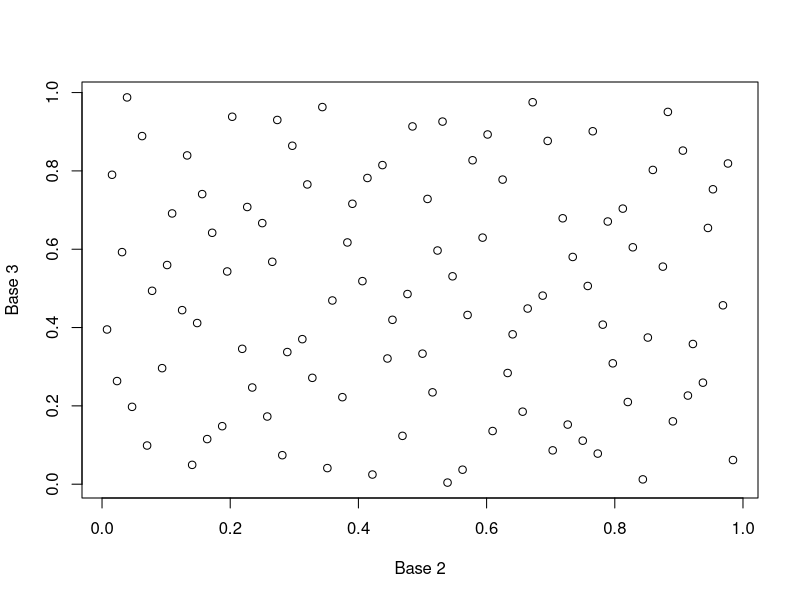
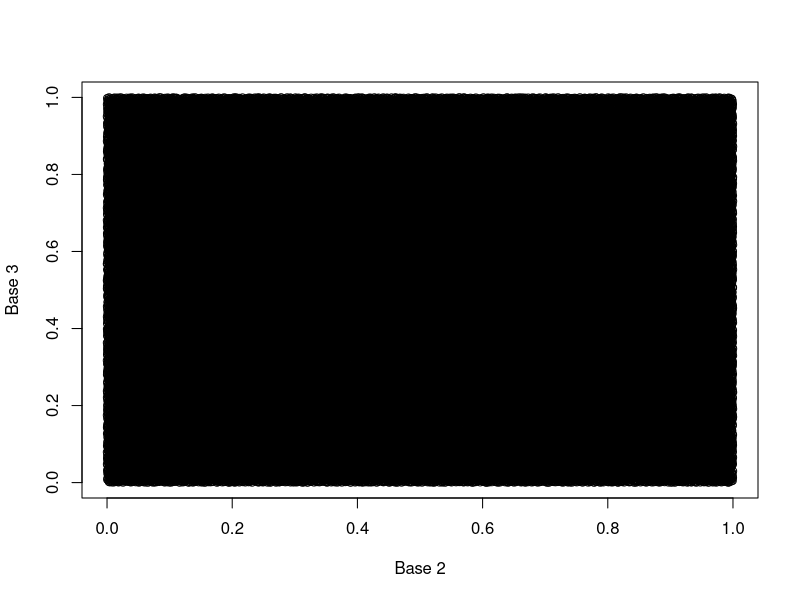

Recreate these plots in R, in order.
vanDerCorput<-function(n,base){
	sum=0
	temp=1/base
	while(n!=0){
		sum=sum+(n%%base)*temp
		n=n%/%base
		temp=temp/base
	}
	return(sum)
}

counts<-c(100,100000)
for(count in counts){
	sample2<-c()
	sample3<-c()
	for(i in 1:count){
		sample2[i]<-vanDerCorput(i,2)
		sample3[i]<-vanDerCorput(i,3)
	}
	png(paste("question2_",count,".png",sep=""))
	plot(sample2,sample3,xlab="Base 2",ylab="Base 3")
}
